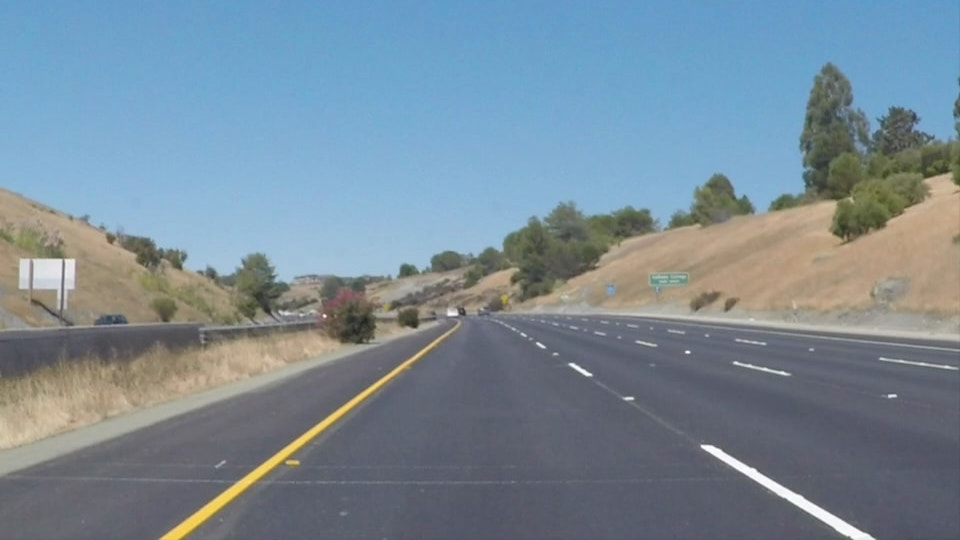
#> input picture test_images/solidYellowCurve2.jpg, 960 x 540 px
$ python W1-6-HoughTransoformFindLane.py
#> lines starting #> are read from the running program, lines starting #| are printed output that depends on the picture; after the words box and inside, x2 and y2 are one past the last pixel; in counts of white or black regions, pixels touching at a corner belong together
import matplotlib.pyplot as plt
import matplotlib.image as mpimg
import numpy as np
import cv2


# Read in and grayscale the image
image = mpimg.imread('test_images/solidYellowCurve2.jpg')
#> image is the input picture: shape (540, 960, 3); mean R, G, B 120.7, 138.6, 151.5
gray = cv2.cvtColor(image,cv2.COLOR_RGB2GRAY)
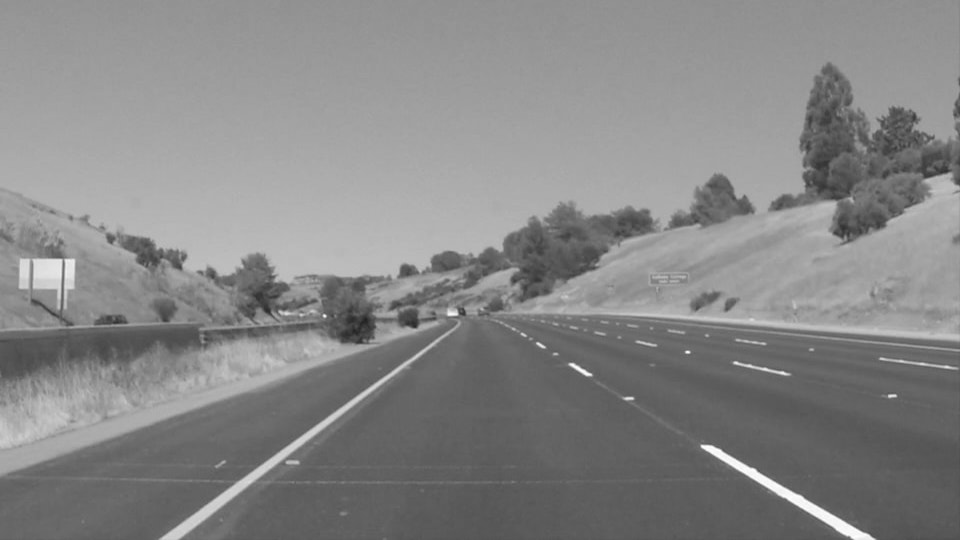
#> gray: shape (540, 960); min 32, max 255, mean 134.7

# Define a kernel size and apply Gaussian smoothing
kernel_size = 5
blur_gray = cv2.GaussianBlur(gray,(kernel_size, kernel_size),0)

# Define our parameters for Canny and apply
low_threshold = 50
high_threshold = 220
edges = cv2.Canny(blur_gray, low_threshold, high_threshold)
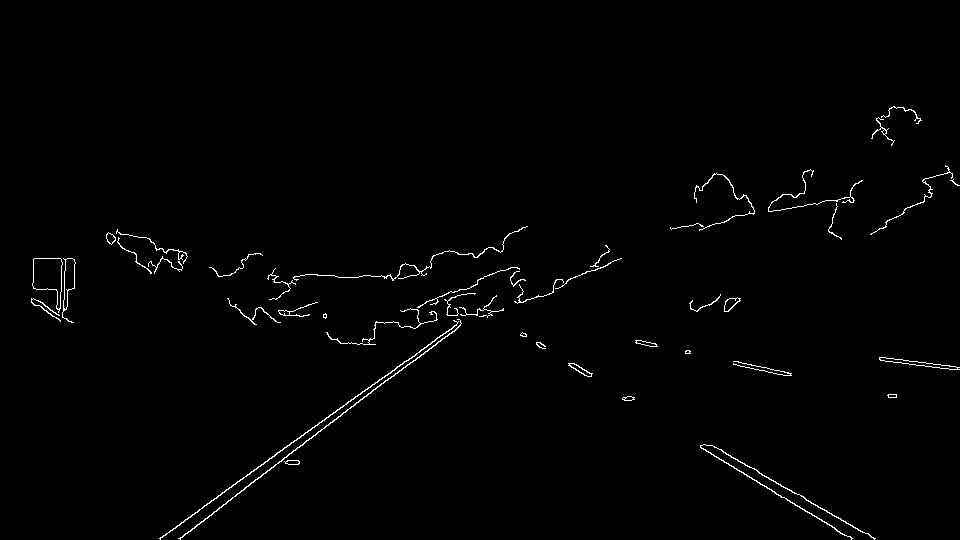
#> edges: shape (540, 960); 1% white in thin lines or dots, all inside (x1, y1, x2, y2) = (31, 106, 960, 540)

# Next we'll create a masked edges image using cv2.fillPoly()
mask = np.zeros_like(edges)
ignore_mask_color = 255

# This time we are defining a four sided polygon to mask
imshape = image.shape
#> imshape = (540, 960, 3)
vertices = np.array([[(0,imshape[0]),(450, 320), (490, 320), (imshape[1],imshape[0])]], dtype=np.int32)
cv2.fillPoly(mask, vertices, ignore_mask_color)
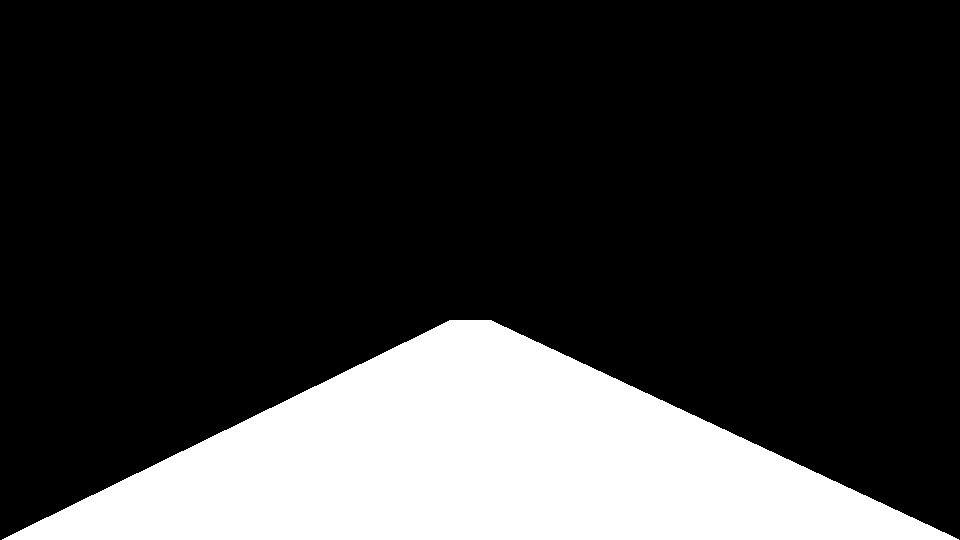
#> mask: shape (540, 960); 21.2% white; 1 white region, box (x1, y1, x2, y2) and area: (2, 320, 959, 540) 110020
masked_edges = cv2.bitwise_and(edges, mask)
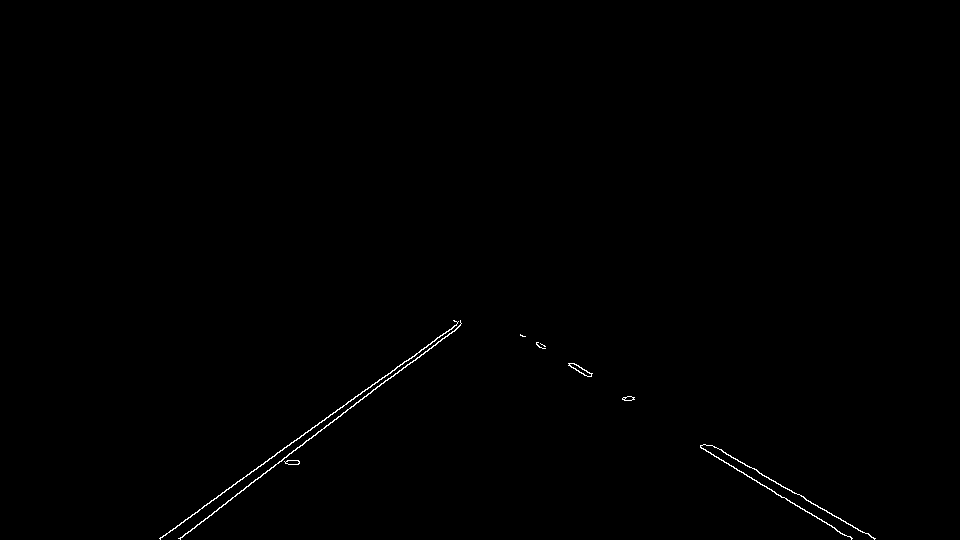
#> masked_edges: shape (540, 960); 0.33% white in thin lines or dots, all inside (x1, y1, x2, y2) = (159, 320, 876, 540)

# Define the Hough transform parameters
# Make a blank the same size as our image to draw on
rho = 2 # #2 distance resolution in pixels of the Hough grid
theta = np.pi/180 # #120 angular resolution in radians of the Hough grid
threshold = 15   # #15 minimum number of votes (intersections in Hough grid cell)
min_line_length = 40 # #40 minimum number of pixels making up a line
max_line_gap = 20    # #20 maximum gap in pixels between connectable line segments
line_image = np.copy(image)*0 # creating a blank to draw lines on
#> line_image: shape (540, 960, 3); every value is 0

# Run Hough on edge detected image
# Output "lines" is an array containing endpoints of detected line segments
lines = cv2.HoughLinesP(masked_edges, rho, theta, threshold, np.array([]),
                        min_line_length, max_line_gap)
#> lines = 13 rows, first 6: [160, 539, 460, 321], [178, 538, 459, 326], [700, 446, 812, 515], [711, 445, 874, 539], [798, 494, 875, 538], [159, 538, 348, 401]

# Iterate over the output "lines" and draw lines on a blank image
for line in lines:
    for x1,y1,x2,y2 in line:
        cv2.line(line_image,(x1,y1),(x2,y2),(255,0,0),10)
#> this loop made 13 passes
#> line on passes 1 to 12: [[160, 539, 460, 321]], [[178, 538, 459, 326]], [[700, 446, 812, 515]], [[711, 445, 874, 539]], [[798, 494, 875, 538]], [[159, 538, 348, 401]], [[811, 513, 851, 539]], [[714, 447, 762, 475]], [[408, 360, 456, 324]], [[701, 447, 781, 497]], [[305, 441, 367, 395]], [[400, 370, 455, 330]]
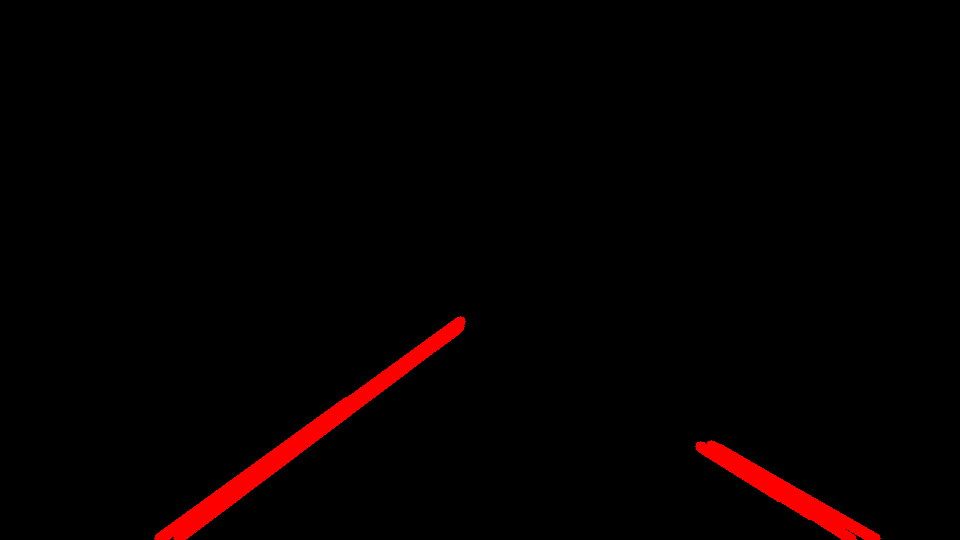
#> line_image: shape (540, 960, 3); mean R, G, B 5.3, 0, 0

# Create a "color" binary image to combine with line image
color_edges = np.dstack((edges, edges, edges))

# Draw the lines on the edge image
lines_edges = cv2.addWeighted(color_edges, 0.8, line_image, 1, 0)
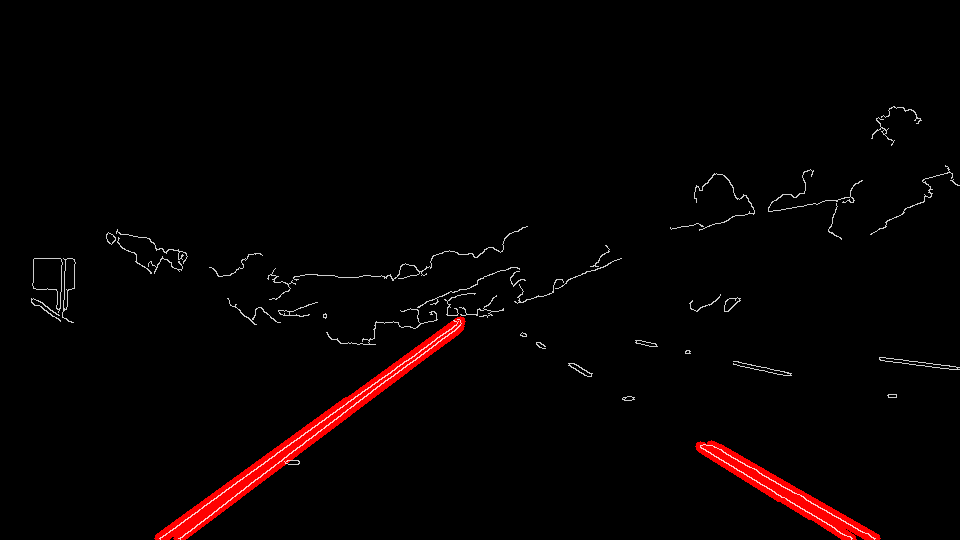
#> lines_edges: shape (540, 960, 3); mean of channels 0, 1, 2 6.8, 2.1, 2.1; drawn as R, G, B
plt.imshow(lines_edges)
plt.show()

$ run again, with test_images/exit-ramp.jpg copied over test_images/solidYellowCurve2.jpg
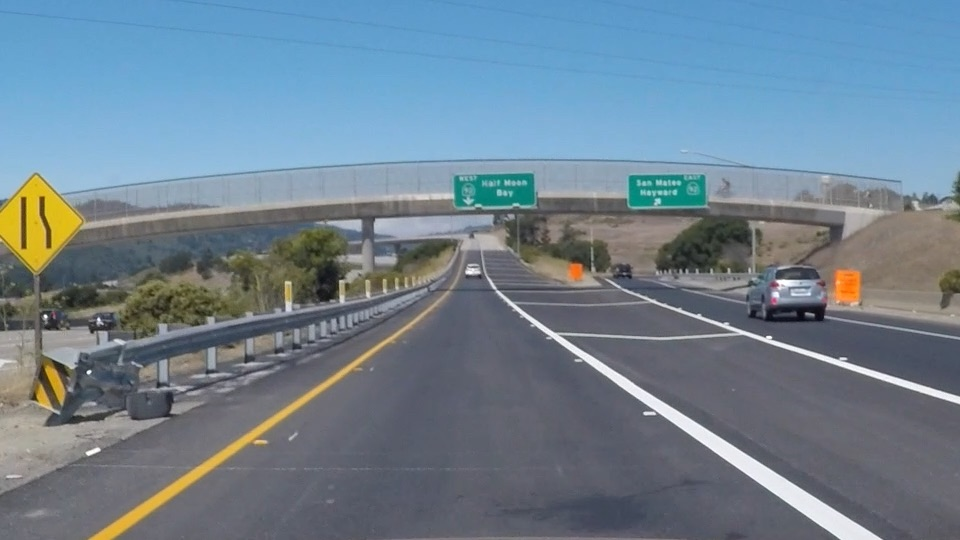
#> input picture test_images/exit-ramp.jpg, 960 x 540 px
#> image is the input picture: shape (540, 960, 3); mean R, G, B 111.3, 130.2, 144.4
#> edges: shape (540, 960); 2.6% white in thin lines or dots, all inside (x1, y1, x2, y2) = (0, 173, 960, 540)
#> mask: shape (540, 960); 21.2% white; 1 white region, box (x1, y1, x2, y2) and area: (2, 320, 959, 540) 110020
#> masked_edges: shape (540, 960); 0.31% white in thin lines or dots, all inside (x1, y1, x2, y2) = (89, 359, 882, 540)
#> lines = [[600, 371, 839, 538], [112, 538, 347, 373], [89, 539, 276, 413], [653, 396, 881, 538], [163, 490, 327, 380], [661, 400, 786, 478], [602, 373, 665, 418], [307, 400, 349, 371], [788, 504, 836, 537], [642, 401, 691, 436], [252, 438, 334, 382], [222, 450, 266, 420]]
#> the loop `for line in lines:` made 12 passes
#> after the loop `for line in lines:`:
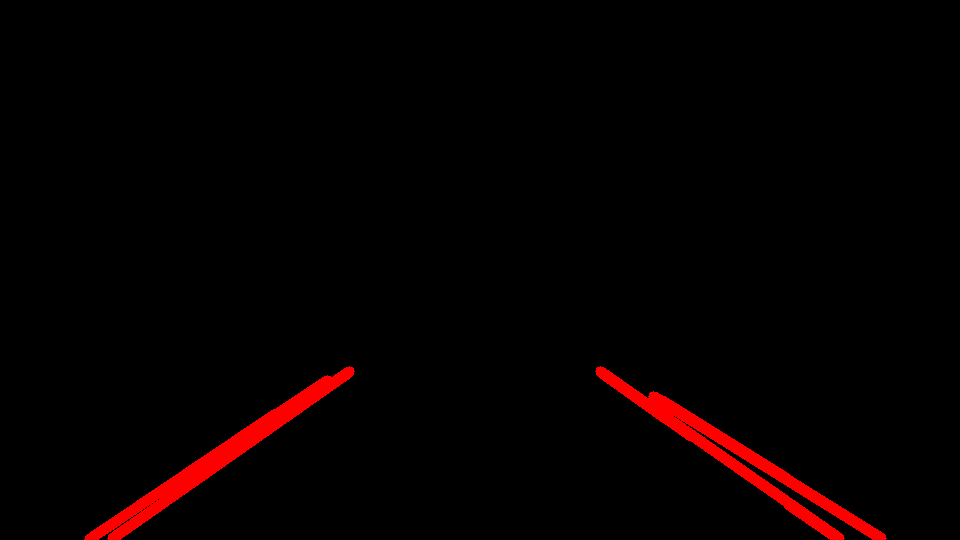
#> line_image: shape (540, 960, 3); mean R, G, B 6.1, 0, 0
#> `lines_edges = cv2.addWeighted(color_edges, 0.8, line_image, 1, 0)`:
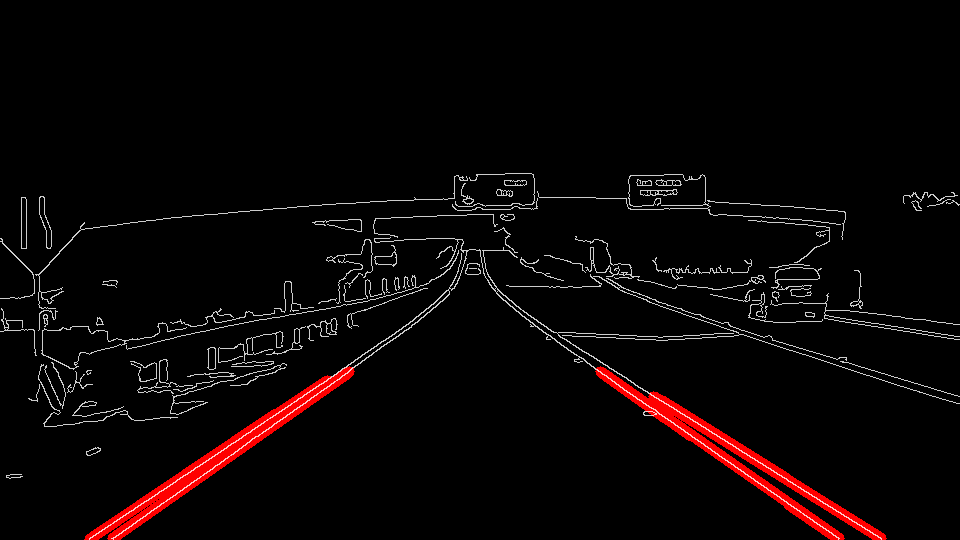
#> lines_edges: shape (540, 960, 3); mean of channels 0, 1, 2 10.7, 5.2, 5.2; drawn as R, G, B

$ run again, with test_images/solidWhiteCurve.jpg copied over test_images/solidYellowCurve2.jpg
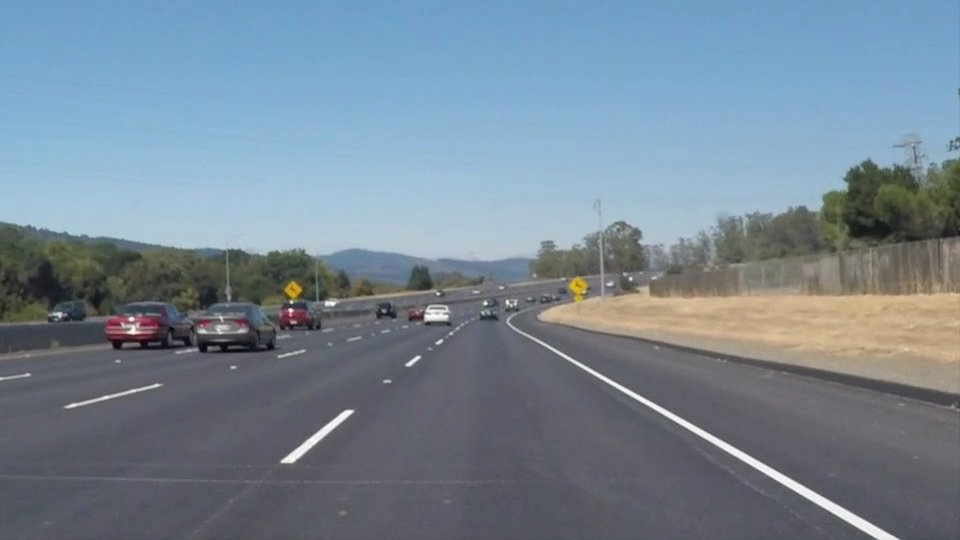
#> input picture test_images/solidWhiteCurve.jpg, 960 x 540 px
#> image is the input picture: shape (540, 960, 3); mean R, G, B 118.5, 134.5, 148.1
#> edges: shape (540, 960); 1.1% white in thin lines or dots, all inside (x1, y1, x2, y2) = (0, 158, 960, 540)
#> mask: shape (540, 960); 21.2% white; 1 white region, box (x1, y1, x2, y2) and area: (2, 320, 959, 540) 110020
#> masked_edges: shape (540, 960); 0.28% white in thin lines or dots, all inside (x1, y1, x2, y2) = (280, 322, 899, 540)
#> lines = [[580, 362, 898, 538], [531, 339, 877, 538], [410, 361, 462, 322], [389, 380, 469, 322], [280, 462, 327, 423], [313, 446, 353, 412], [538, 342, 829, 510], [568, 356, 619, 385], [307, 451, 353, 410], [419, 356, 461, 325], [385, 382, 436, 344], [576, 360, 897, 538]]
#> the loop `for line in lines:` made 12 passes
#> after the loop `for line in lines:`:
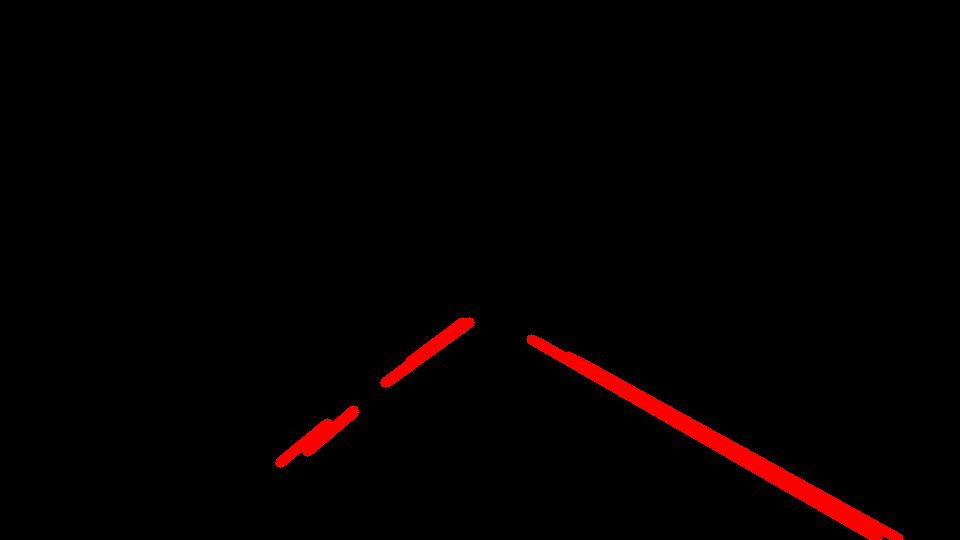
#> line_image: shape (540, 960, 3); mean R, G, B 4.9, 0, 0
#> `lines_edges = cv2.addWeighted(color_edges, 0.8, line_image, 1, 0)`:
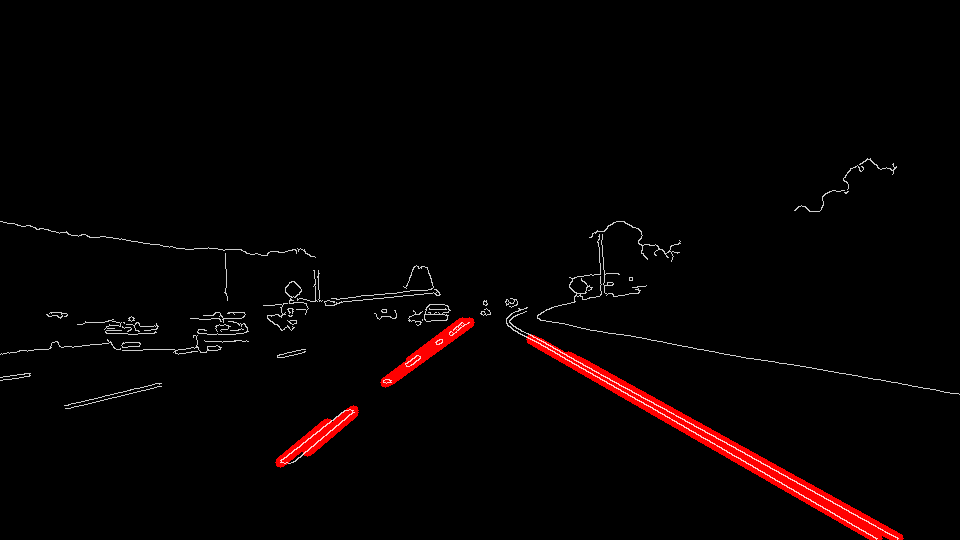
#> lines_edges: shape (540, 960, 3); mean of channels 0, 1, 2 6.5, 2.2, 2.2; drawn as R, G, B

$ run again, with test_images/solidWhiteRight.jpg copied over test_images/solidYellowCurve2.jpg
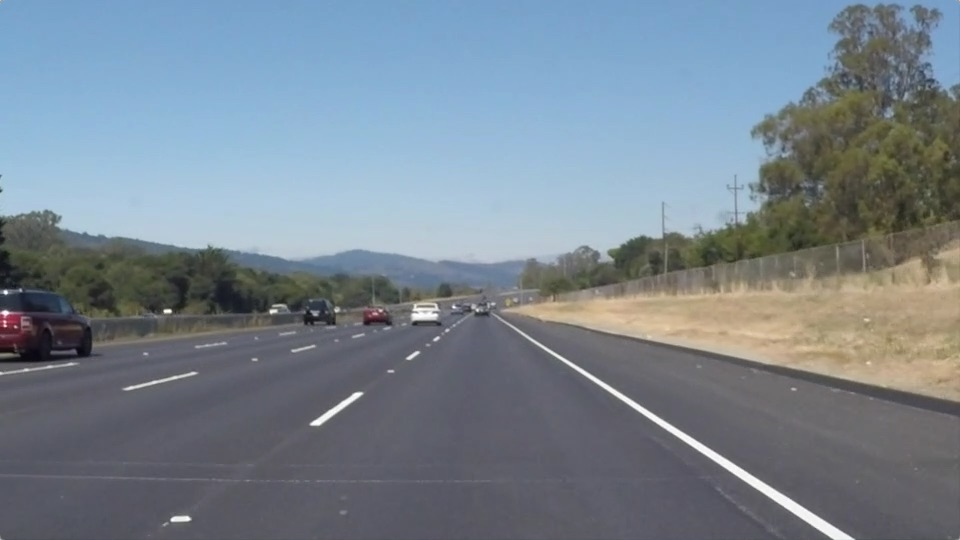
#> input picture test_images/solidWhiteRight.jpg, 960 x 540 px
#> image is the input picture: shape (540, 960, 3); mean R, G, B 120.3, 132.6, 143.7
#> edges: shape (540, 960); 0.93% white in thin lines or dots
#> mask: shape (540, 960); 21.2% white; 1 white region, box (x1, y1, x2, y2) and area: (2, 320, 959, 540) 110020
#> masked_edges: shape (540, 960); 0.26% white in thin lines or dots, all inside (x1, y1, x2, y2) = (170, 320, 855, 540)
#> lines = [[538, 342, 853, 538], [554, 355, 674, 435], [736, 476, 802, 518], [389, 372, 458, 320], [317, 425, 362, 394], [310, 422, 355, 392], [391, 372, 465, 320], [523, 335, 586, 377], [677, 437, 735, 474], [321, 424, 363, 394], [407, 359, 463, 320], [655, 422, 705, 454]]
#> the loop `for line in lines:` made 12 passes
#> after the loop `for line in lines:`:
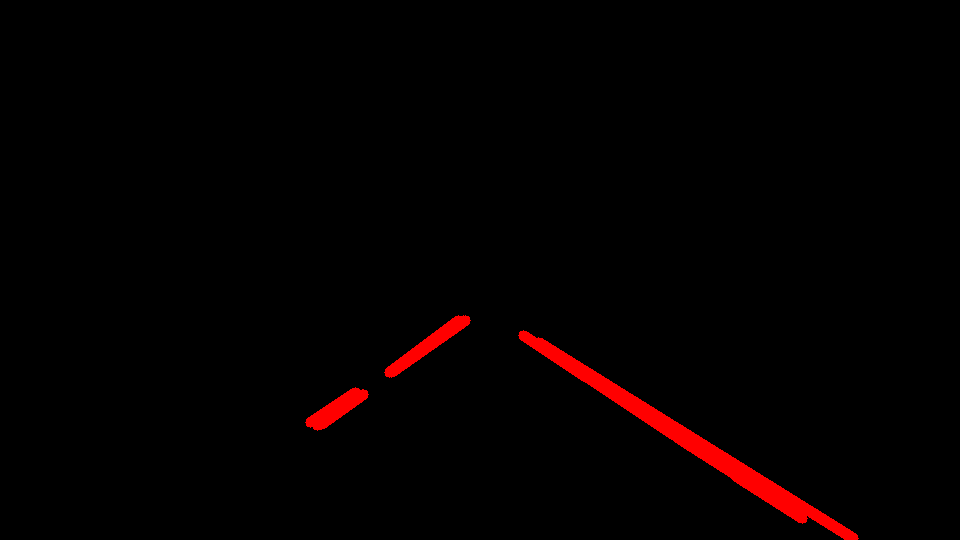
#> line_image: shape (540, 960, 3); mean R, G, B 4.4, 0, 0
#> color_edges: shape (540, 960, 3); 0.93% white in thin lines or dots
#> `lines_edges = cv2.addWeighted(color_edges, 0.8, line_image, 1, 0)`:
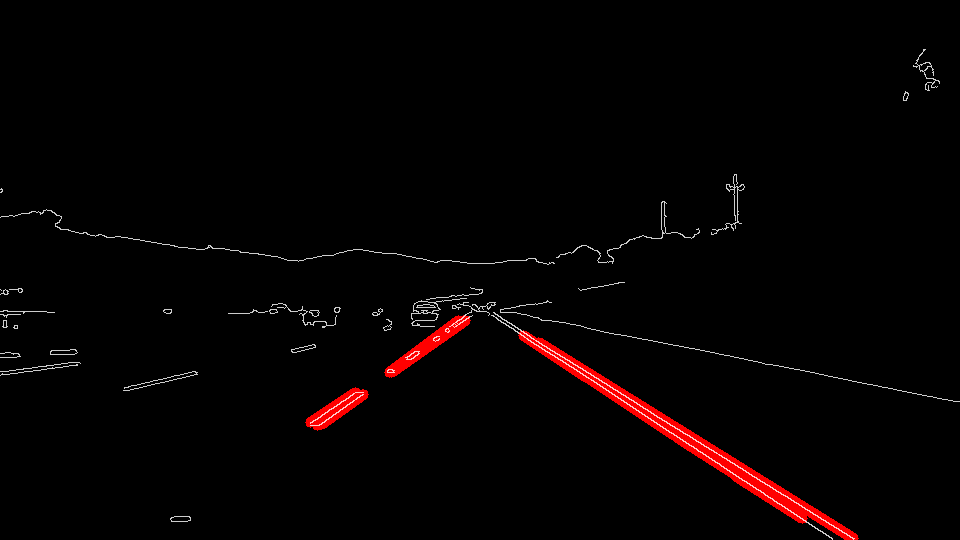
#> lines_edges: shape (540, 960, 3); mean of channels 0, 1, 2 5.8, 1.9, 1.9; drawn as R, G, B
